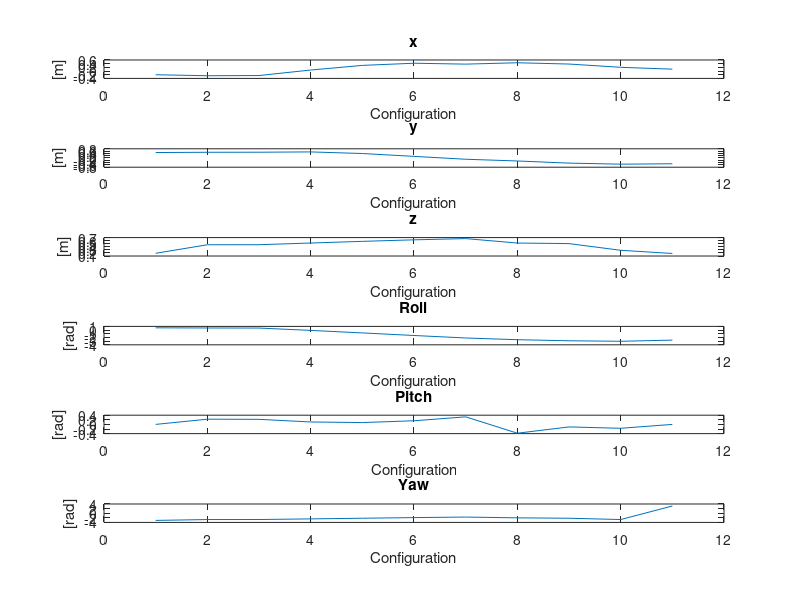

Here is the MATLAB script that generated this plot:
%% Trajectory plot
clc; clear;

% load data
data = load('forward_kinematics.txt');
x = data(:,1);
y = data(:,2);
z = data(:,3);
roll = data(:,4);
pitch = data(:,5);
yaw = data(:,6);

figure('Name', 'Trajectory plots')
h1=subplot(6,1,1)
plot(x)
title('x')
ylabel('[m]')
xlabel('Configuration')

h2=subplot(6,1,2)
plot(y)
title('y')
ylabel('[m]')
xlabel('Configuration')

h3=subplot(6,1,3)
plot(z)
title('z')
ylabel('[m]')
xlabel('Configuration')

h4=subplot(6,1,4)
plot(roll)
title('Roll')
ylabel('[rad]')
xlabel('Configuration')

h5=subplot(6,1,5)
plot(pitch)
title('Pitch')
ylabel('[rad]')
xlabel('Configuration')

h6=subplot(6,1,6)
plot(yaw)
title('Yaw')
ylabel('[rad]')
xlabel('Configuration')